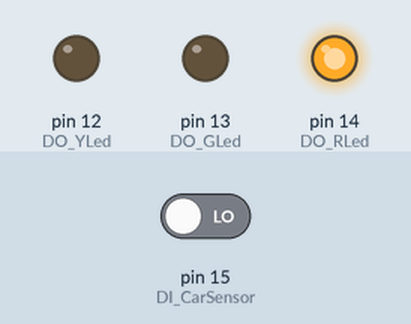
Simulated run of this sketch. Board: Arduino Uno, built with avr-gcc and run on an emulated ATmega328P. Parts: output pins drawn as LEDs (lit = HIGH). The inputs (shaded band) are chosen by the test bench; at power-on: pin 15 (DI_CarSensor) LOW.

Above: at 1.2 s.
1.3 s: pin 15 (DI_CarSensor) driven HIGH
At 2.5 s:
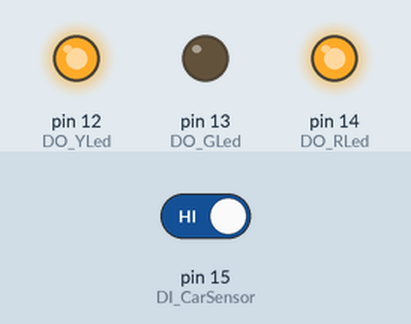
At 4.2 s:
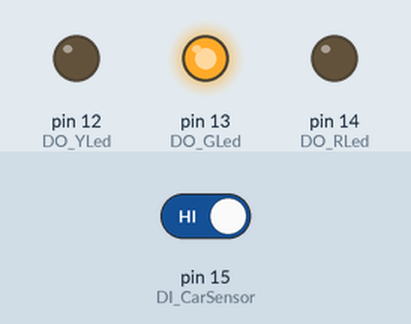
4.3 s: pin 15 (DI_CarSensor) driven LOW
At 7.9 s:
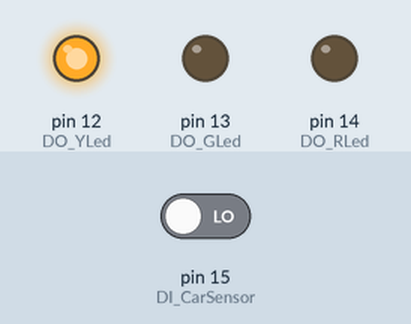
Timing chart, 0 to 10.3 s (numbered marks = the images above; inputs shaded):
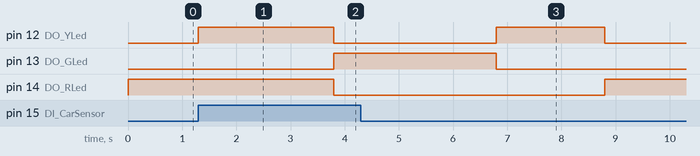

The sketch:

Trafikljus.ino
```cpp
typedef enum TrafficLightStates{ //custom data typer, och enum krävs när man använder led, det är en int
  StateRed, //skapar datatypen statered
  StateRedYellow, //skapar datatypen stateredyellow
  StateGreen, //skapar datatypen stategreen
  StateYellow, //skapar datatypen stateyellow
  StateYellow2, //skapar datatypen stateyellow2
};

TrafficLightStates TLState; //variabel, värderna ovan

#define DI_CarSensor 15 //InputD8 on NodeMCU
#define DO_RLed 14 //Output D5 on NodeMCU
#define DO_YLed 12 //Output D6 on NodeMCU
#define DO_GLed 13 //Output D7 on NodeMCU

bool buttonState = 0; //håller en eller två värden, sant falskt, kan ändras

void setup() { //körs 1 gång
  pinMode(DO_RLed, OUTPUT); //säger åt (DO_RLed) att antingen vara en output eller input
  pinMode(DO_YLed, OUTPUT);
  pinMode(DO_GLed, OUTPUT);
  pinMode(DI_CarSensor, INPUT);
}

void loop() { //loop som fortsätter hela tiden
  buttonState = digitalRead(DI_CarSensor); //läser av InputD8 värde, är den san/falsk

  switch (TLState){ //kontrolerar flödet på koden säger åt att de spesefika koderna innom en case som körs tills ett break blir utförd
    case StateRed:  //detta är den spesefika koden
      digitalWrite(DO_RLed, HIGH); //tända den röda lampan
      digitalWrite(DO_YLed, LOW);

    if (buttonState == HIGH)  { //testar om knappen trycks
        TLState = StateRedYellow; // om den gör det ändrar den tillstånd
      } else{
        TLState = StateRed; //annars fortsätter den vid detta tillstånd
      }
    break;  //gå ur case

    case StateRedYellow:
      digitalWrite(DO_YLed, HIGH);
      digitalWrite(DO_RLed, HIGH);
      delay(2500);
      digitalWrite(DO_YLed, LOW); //släcker gul lampa
      digitalWrite(DO_RLed, LOW);
      TLState = StateGreen;
    break;

    case StateGreen:
      digitalWrite(DO_GLed, HIGH);
      delay(3000);
      digitalWrite(DO_GLed, LOW);
      TLState = StateYellow;
    break;

    case StateYellow:
      digitalWrite(DO_YLed, HIGH); // DETTA ÄR ETT TEST
      uint32_t period = 2000L;

      for( uint32_t tStart = millis();  (millis()-tStart) < period;  ){
        if (buttonState == HIGH) {
          TLState = StateGreen;
          digitalWrite(DO_YLed, LOW);
          } else{
            TLState = StateRed;
          }
        }
    break;
    }
  }
```

Measured:
- after the input at 1.3 s, pin 12 (DO_YLed): LOW → HIGH at once, → LOW 2.5 s later; pin 13 (DO_GLed): LOW → HIGH after 2.5 s; pin 14 (DO_RLed): HIGH → LOW after 2.5 s
- after the input at 4.3 s, pin 12 (DO_YLed): LOW → HIGH after 2.5 s, → LOW 2.0 s later; pin 13 (DO_GLed): goes on until 6.8 s, then stays LOW; pin 14 (DO_RLed): LOW → HIGH after 4.5 s
